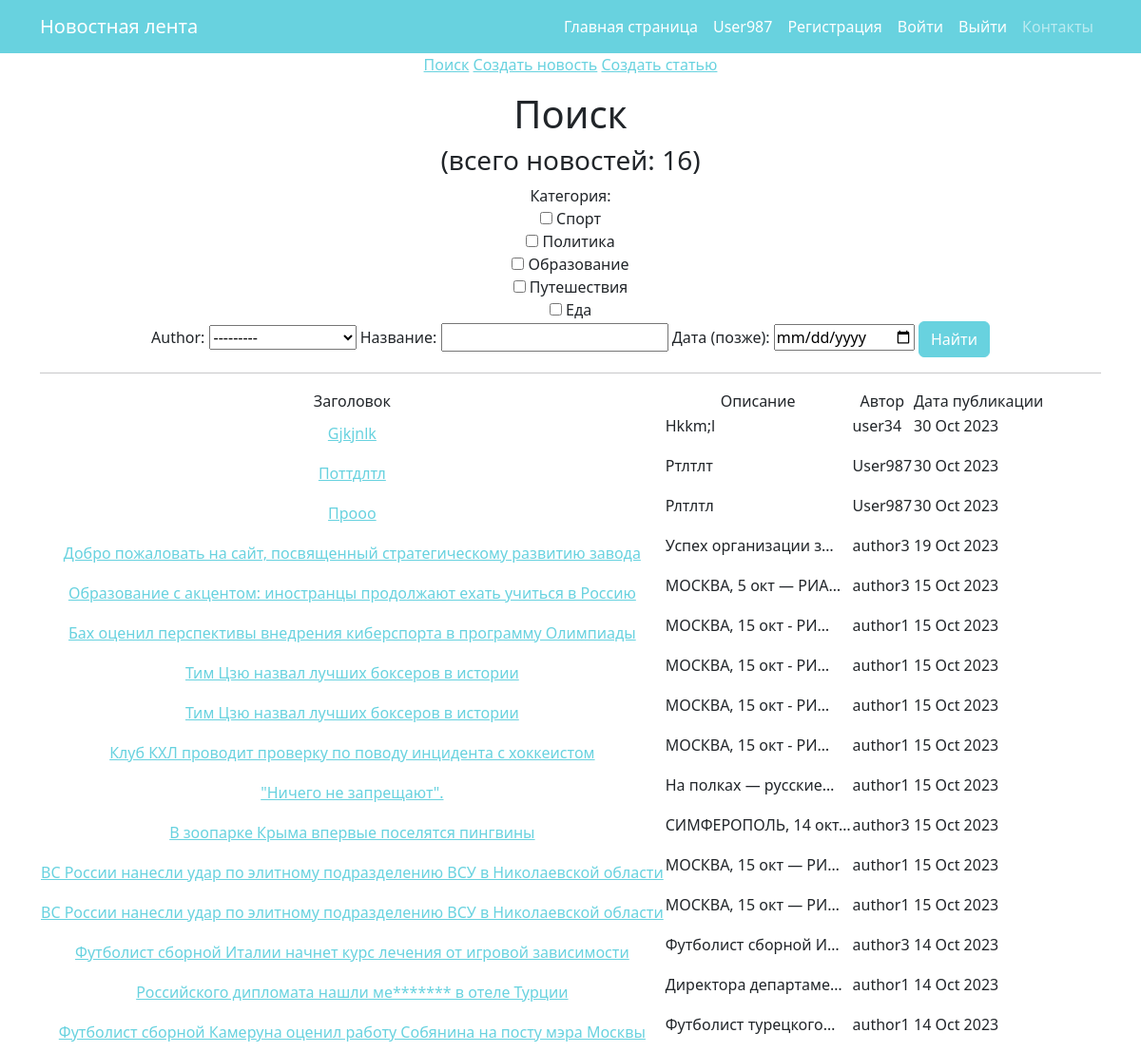
/news/search/ (signed in), run on the app's committed database.
### news/models.py (models this page shows, shortened)
class Post(models.Model):
    author = models.ForeignKey(Author, on_delete=models.CASCADE, verbose_name=pgettext_lazy('Author', 'Author'))
    type = models.CharField(max_length=7, choices=TYPE, default='NWS')
    time_in = models.DateTimeField(auto_now_add=True)
    category = models.ManyToManyField(Category, through='PostCategory')
    title = models.CharField(max_length=100)
    text = models.TextField()
    rating = models.IntegerField(default=0)

class Author(models.Model):
    name = models.CharField(max_length=255)
    users = models.OneToOneField(User, on_delete=models.CASCADE)
    user_rating = models.IntegerField(default=0)
    def __str__(self):
        return self.name

### news/views.py (the view)
# urls.py: path('search/', PostSearch.as_view(), name='search'),
class PostSearch(ListView):
    model = Post
    template_name = 'search.html'
    context_object_name = 'posts'
    ordering = ['-time_in']
    def get_context_data(self, **kwargs):
        context = super().get_context_data(**kwargs)
        context['filter'] = PostFilter(self.request.GET, queryset=self.get_queryset())
        return context

### news/models.py (called while the page is built)
    def __str__(self):
        return self.name

### news/templatetags/custom_filters.py (called while the page is built)
@register.filter()
def censor(value):
    for word in censored_word:
        if word.lower() in value.lower():
            value = value.replace(word[2:], '*' * len(word))
    return value

### templates/search.html (shortened to what this page needs)
{% extends 'flatpages/default.html' %}
{% load custom_filters %}
{% load custom_tags %}
{% block content %}
<a href="/news/search/">Поиск</a>
<a href="/news/create/">Создать новость</a>
<a href="/news/create/">Создать статью</a>
<p>
<h1>Поиск</h1>
<h3>(всего новостей: {{ posts|length }})</h3>
<form method='GET'>
    {{ filter.form }}
    <input class="btn btn-primary" type='submit' value='Найти'>
</form>
   <hr>
       <table>
           <tr>
               <td>Заголовок</td>
               <td>Описание</td>
               <td>Автор</td>
               <td>Дата публикации</td>
           </tr>
           {% for post in filter.qs %}
           <tr>
               <td>
                <a href="/news/{{ post.id  }}">{{ post.title|censor }} </a>
            </td>
               <td><p align="left">{{ post.text|truncatechars:20 }}</td>
               <td><p align="left">{{ post.author }}</td>
               <td><p align="left">{{ post.time_in|date:'d M Y' }}</td>
           </tr>
           {% endfor %}
</table>
{% endblock content %}

### templates/flatpages/default.html (shortened to what this page needs)
<!DOCTYPE html>
<html lang="en">
    <head>
        {% load static %}
       <link href="{% static 'css/styles.css' %}" rel="stylesheet" />
    </head>
    <body>
        <nav class="navbar navbar-expand-lg navbar-dark bg-dark">
            <div class="container">
                <a class="navbar-brand" href="/news/">Новостная лента</a>
                <div class="collapse navbar-collapse" id="navbarSupportedContent">
                    <ul class="navbar-nav ms-auto mb-2 mb-lg-0">
                        <li class="nav-item"><a class="nav-link active" aria-current="page" href="/news/">Главная страница</a></li>
                        <li class="nav-item"><a class="nav-link active" aria-current="page" href="/">{{request.user.username}}</a></li>
                        <li class="nav-item"><a class="nav-link active" aria-current="page" href="/sign/signup/">Регистрация</a></li>
                        <li class="nav-item"><a class="nav-link active" aria-current="page" href="/sign/login/">Войти</a></li>
                        <li class="nav-item"><a class="nav-link active" aria-current="page" href="/sign/logout/">Выйти</a></li>
                        <li class="nav-item"><a class="nav-link" href="/contact/">Контакты</a></li>
                    </ul>
                </div>
            </div>
        </nav>
        <div class="container">
           <div class="row">
               <div class="col-lg-12 text-center">
                   {% block content %}{% endblock content %}
               </div>
           </div>
        </div>
    </body>
</html>

### data on the page
Post: title|censor "Gjkjnlk", text "Hkkm;l", author "user34", time_in "30 Oct 2023"
Post: title|censor "Поттдлтл", text "Ртлтлт", author "User987", time_in "30 Oct 2023"
Post: title|censor "Прооо", text "Рлтлтл", author "User987", time_in "30 Oct 2023"
Post: title|censor "Добро пожаловать на сайт, посвященный стратегическому развитию завода", text "Успех организации з…", author "author3", time_in "19 Oct 2023"
Post: title|censor "Образование с акцентом: иностранцы продолжают ехать учиться в Россию", text "МОСКВА, 5 окт — РИА…", author "author3", time_in "15 Oct 2023"
Post: title|censor "Бах оценил перспективы внедрения киберспорта в программу Олимпиады", text "МОСКВА, 15 окт - РИ…", author "author1", time_in "15 Oct 2023"
Post: title|censor "Тим Цзю назвал лучших боксеров в истории", text "МОСКВА, 15 окт - РИ…", author "author1", time_in "15 Oct 2023"
Post: title|censor "Тим Цзю назвал лучших боксеров в истории", text "МОСКВА, 15 окт - РИ…", author "author1", time_in "15 Oct 2023"
Post: title|censor "Клуб КХЛ проводит проверку по поводу инцидента с хоккеистом", text "МОСКВА, 15 окт - РИ…", author "author1", time_in "15 Oct 2023"
Post: title|censor "\"Ничего не запрещают\".", text "На полках — русские…", author "author1", time_in "15 Oct 2023"
Post: title|censor "В зоопарке Крыма впервые поселятся пингвины", text "СИМФЕРОПОЛЬ, 14 окт…", author "author3", time_in "15 Oct 2023"
Post: title|censor "ВС России нанесли удар по элитному подразделению ВСУ в Николаевской области", text "МОСКВА, 15 окт — РИ…", author "author1", time_in "15 Oct 2023"
Post: title|censor "ВС России нанесли удар по элитному подразделению ВСУ в Николаевской области", text "МОСКВА, 15 окт — РИ…", author "author1", time_in "15 Oct 2023"
Post: title|censor "Футболист сборной Италии начнет курс лечения от игровой зависимости", text "Футболист сборной И…", author "author3", time_in "14 Oct 2023"
Post: title|censor "Российского дипломата нашли ме******* в отеле Турции", text "Директора департаме…", author "author1", time_in "14 Oct 2023"
Post: title|censor "Футболист сборной Камеруна оценил работу Собянина на посту мэра Москвы", text "Футболист турецкого…", author "author1", time_in "14 Oct 2023"

### other printed values
{{ request.user.username }} "User987"
{{ posts|length }} "16"
